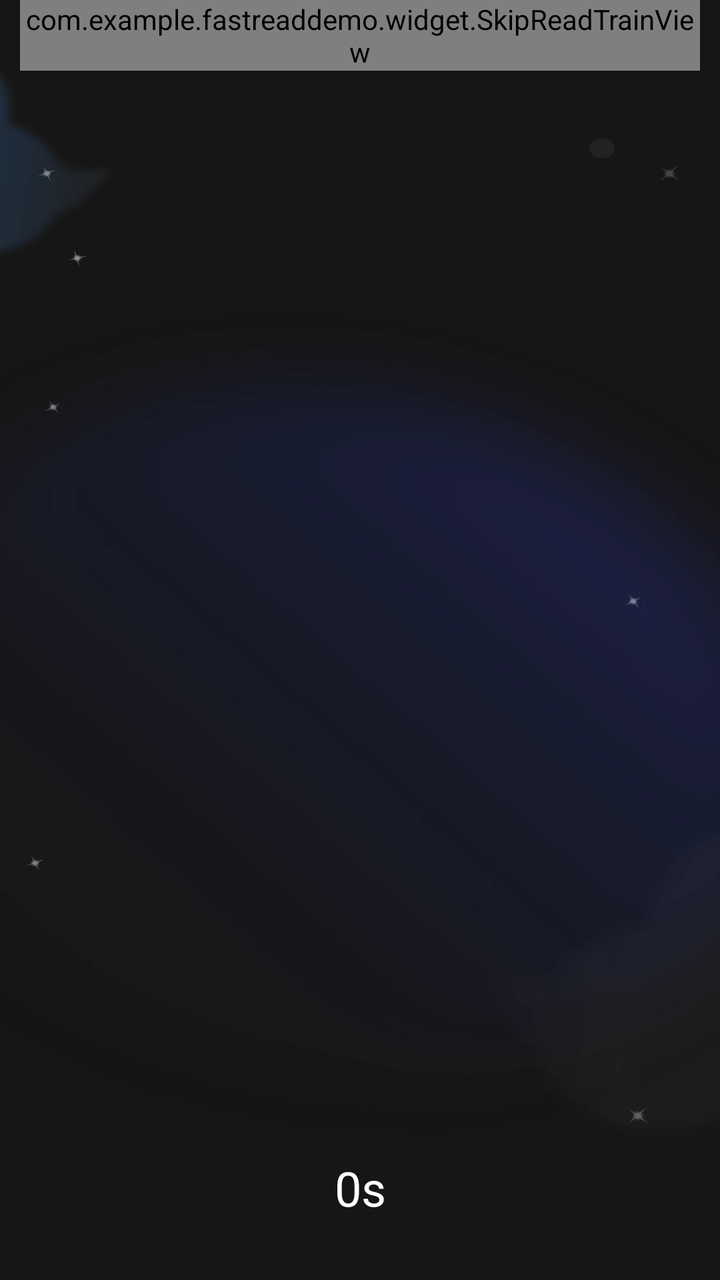
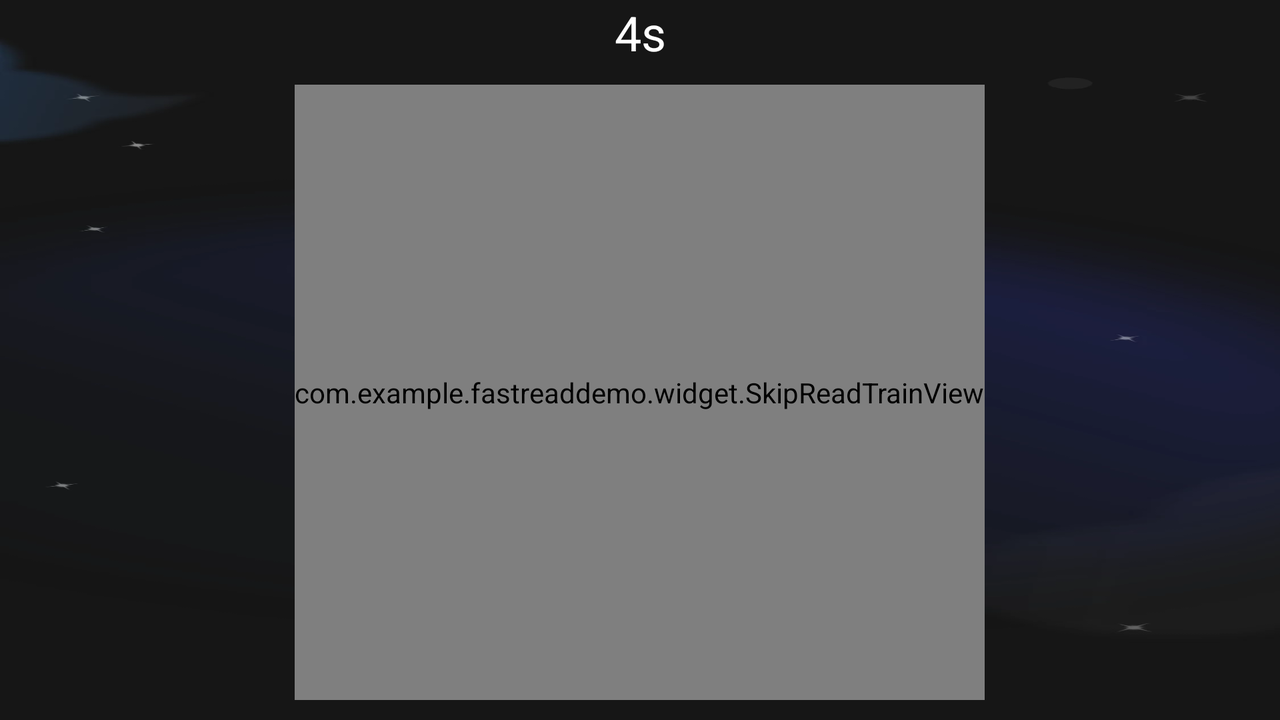

Two renders of one Android screen. The first uses the default layout on a phone; the second uses the alternative layout the repository ships for a different screen configuration, on a matching device. The two XML files are below.
<!-- AndroidManifest.xml: application theme Theme.MaterialComponents.Light.NoActionBar -->
<!-- res/layout/fastread_fragment_skip_read_train.xml -->
<?xml version="1.0" encoding="utf-8"?>
<layout xmlns:android="http://schemas.android.com/apk/res/android"
    xmlns:app="http://schemas.android.com/apk/res-auto"
    xmlns:tools="http://schemas.android.com/tools">

    <data>

    </data>

    <androidx.constraintlayout.widget.ConstraintLayout
        android:layout_width="match_parent"
        android:layout_height="match_parent"
        tools:background="@drawable/pic_bg_fast_read_game">

        <com.example.fastreaddemo.widget.SkipReadTrainView
            android:id="@+id/skip_read_view"
            android:layout_width="match_parent"
            android:layout_height="wrap_content"
            app:layout_constraintTop_toTopOf="parent"
            app:layout_constraintStart_toStartOf="parent"
            app:layout_constraintEnd_toEndOf="parent"
            android:layout_marginHorizontal="10dp"/>


        <TextView
            android:id="@+id/tv_second"
            android:layout_width="wrap_content"
            android:layout_height="wrap_content"
            android:layout_marginBottom="30dp"
            android:text="0s"
            android:textColor="@color/white"
            android:textSize="24sp"
            app:layout_constraintBottom_toBottomOf="parent"
            app:layout_constraintEnd_toEndOf="parent"
            app:layout_constraintStart_toStartOf="parent" />

    </androidx.constraintlayout.widget.ConstraintLayout>
</layout>
<!-- resources referenced by this layout -->
<resources>
  <!-- drawable pic_bg_fast_read_game: webp bitmap (drawable-xxhdpi, 11924 bytes) -->
</resources>
<!-- res/layout-land/fastread_fragment_skip_read_train.xml (the repository's variant of the layout above) -->
<!-- drawn on the phone turned sideways -->
<?xml version="1.0" encoding="utf-8"?>
<layout xmlns:android="http://schemas.android.com/apk/res/android"
    xmlns:app="http://schemas.android.com/apk/res-auto"
    xmlns:tools="http://schemas.android.com/tools">

    <data>

    </data>

    <androidx.constraintlayout.widget.ConstraintLayout
        android:layout_width="match_parent"
        android:layout_height="match_parent"
        tools:background="@drawable/pic_bg_fast_read_game">

        <FrameLayout
            android:id="@+id/view_container"
            android:layout_width="match_parent"
            android:layout_height="0dp"
            android:layout_margin="10dp"
            app:layout_constraintTop_toBottomOf="@id/tv_second"
            app:layout_constraintBottom_toBottomOf="parent">
            <com.example.fastreaddemo.widget.SkipReadTrainView
                android:id="@+id/skip_read_view"
                android:layout_width="wrap_content"
                android:layout_height="match_parent"
                android:layout_gravity="center"/>
        </FrameLayout>

        <TextView
            android:id="@+id/tv_second"
            android:layout_width="wrap_content"
            android:layout_height="wrap_content"
            app:layout_constraintTop_toTopOf="parent"
            app:layout_constraintStart_toStartOf="parent"
            app:layout_constraintEnd_toEndOf="parent"
            android:layout_marginBottom="30dp"
            android:textSize="24sp"
            android:textColor="@color/white"
            android:text="4s"/>

    </androidx.constraintlayout.widget.ConstraintLayout>
</layout>
